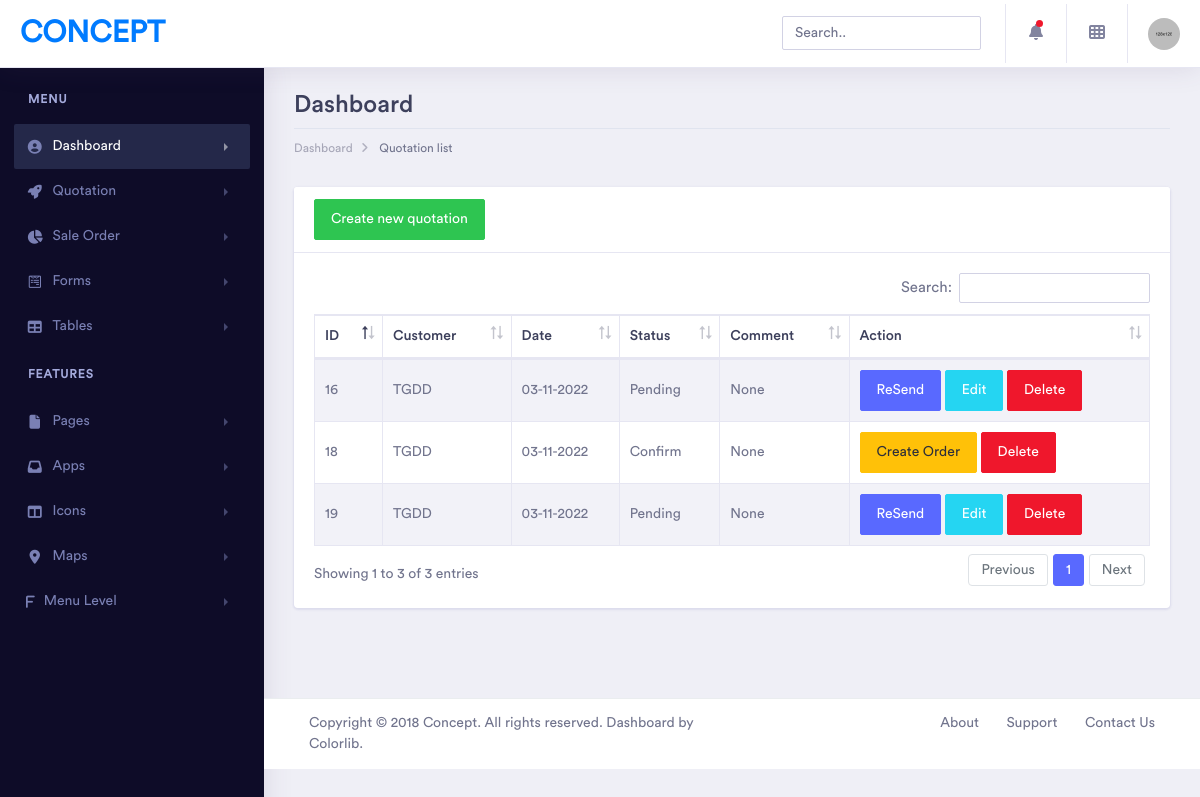
The page /quotation/list on the database as committed earlier.
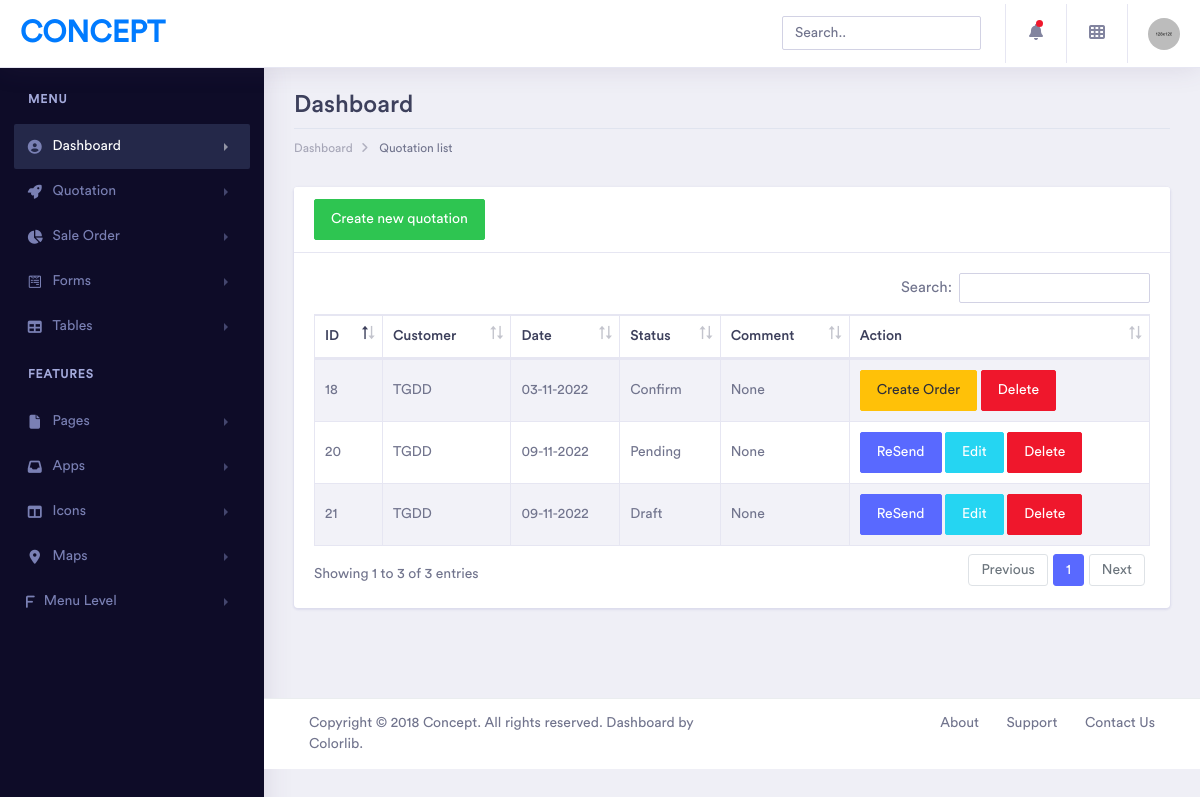
The same page on the database as committed later.
### core/models.py (models this page shows, shortened)
class Quotation(models.Model):
    customer = models.ForeignKey(Customer, on_delete=models.CASCADE)
    status = models.CharField(max_length=50, choices=QUOTATION_STATUS, default='Draft')
    date = models.DateTimeField(default=timezone.now)
    comment = models.CharField(max_length=50, null=True, blank=True)

class Customer(models.Model):
    name = models.CharField(max_length=50)
    def __str__(self):
        return self.name

### core/views.py (the view)
# urls.py: path('quotation/list', quotation_list, name='quotation_list'),
def quotation_list(request):
    return render(request, "quotation/list.html", {'quotations': Quotation.objects.all()})

### core/templates/quotation/list.html (shortened to what this page needs)
{% extends 'base.html' %}
{% block breadcrumb %} Quotation list {% endblock %}
{% block breadcrumb-link %} {% url 'quotation_list' %} {% endblock %}
{% block content %}
<div class="row">
	<div class="col-xl-12 col-lg-12 col-md-12 col-sm-12 col-12">
		<div class="card">
			<div class="card-header">
				<a href="{% url 'quotation_add' %}"><button class="btn btn-success">Create new quotation</button></a>
			</div>
			<div class="card-body">
				<div class="table-responsive">
					<table id="example" class="table table-striped table-bordered second" style="width:100%">
						<thead>
							<tr>
								<th>ID</th>
								<th>Customer</th>
								<th>Date</th>
								<th>Status</th>
								<th>Comment</th>
								<th>Action</th>
							</tr>
						</thead>
						<tbody>
							{% for quotation in quotations %}
							<tr class="tr-shadow" id="{{quotation.id}}">
								<td>{{quotation.id}}</td>
								<td><a href="{% url 'quotation_detail' quotation.id %}">{{quotation.customer}}</a></td>
								<td>{{quotation.date|date:'d-m-Y'}}</td>
								{% if quotation.status == 'Refuse' %}
								<td style="color: red;">{{quotation.status}}</td>
								{% else %}
								<td>{{quotation.status}}</td>
								{% endif %}
								<td>{{quotation.comment}}</td>
								<td>
									<div class="table-data-feature">
										{% if quotation.status == 'Confirm' %}
										<a href="{% url 'sale_order_add' quotation.id %}"><button class="btn btn-warning">Create Order</button></a>
										{% else %}
										<a href="{% url 'quotation_update_status' quotation.id %}"><button class="btn btn-primary">ReSend</button></a>
										<a href="{% url 'quotation_detail' quotation.id %}"><button class="btn btn-info">Edit</button></a>
										{% endif %}
										<a href="{% url 'quotation_delete' quotation.id %}"><button class="btn btn-danger">Delete</button></a>
									</div>
								</td>
							</tr>
							{% endfor %}
						</tbody>
					</table>
				</div>
			</div>
		</div>
	</div>
</div>
{% endblock content %}

### core/templates/base.html (shortened to what this page needs)
{% load static %}
<!doctype html>
<html lang="en">
<head>
	<link rel="stylesheet" href="{% static 'assets/vendor/bootstrap/css/bootstrap.min.css' %}">
	<link rel="stylesheet" href="{% static 'assets/vendor/fonts/circular-std/style.css' %}">
	<link rel="stylesheet" href="{% static 'assets/libs/css/style.css' %}">
	<link rel="stylesheet" href="{% static 'assets/vendor/charts/chartist-bundle/chartist.css' %}">
	<link rel="stylesheet" href="{% static 'assets/vendor/charts/morris-bundle/morris.css' %}">
	<link rel="stylesheet" href="{% static 'assets/vendor/fonts/material-design-iconic-font/css/materialdesignicons.min.css' %}">
	<link rel="stylesheet" href="{% static 'assets/vendor/charts/c3charts/c3.css' %}">
	<link rel="stylesheet" href="{% static 'assets/vendor/fonts/flag-icon-css/flag-icon.min.css' %}">
	<link rel="stylesheet" href="https://cdnjs.cloudflare.com/ajax/libs/font-awesome/6.2.0/css/all.min.css" />
	<link rel="stylesheet" href="{% static 'assets/vendor/datatables/css/dataTables.bootstrap4.css' %}">
	<link rel="stylesheet" href="{% static 'assets/vendor/datatables/css/buttons.bootstrap4.css' %}">
	<link rel="stylesheet" href="{% static 'assets/vendor/datatables/css/select.bootstrap4.css' %}">
	<link rel="stylesheet" href="{% static 'assets/vendor/datatables/css/fixedHeader.bootstrap4.css' %}">
</head>
<body>
	<div class="dashboard-main-wrapper">
		<div class="dashboard-header">
			<nav class="navbar navbar-expand-lg bg-white fixed-top">
				<a class="navbar-brand" href="index.html">Concept</a>
				<div class="collapse navbar-collapse " id="navbarSupportedContent">
					<ul class="navbar-nav ml-auto navbar-right-top">
						<li class="nav-item">
							<div id="custom-search" class="top-search-bar">
								<input class="form-control" type="text" placeholder="Search..">
							</div>
						</li>
						<li class="nav-item dropdown notification">
							<a class="nav-link nav-icons" href="#" id="navbarDropdownMenuLink1" data-toggle="dropdown"
								aria-haspopup="true" aria-expanded="false"><i class="fas fa-fw fa-bell"></i> <span
									class="indicator"></span></a>
						</li>
						<li class="nav-item dropdown connection">
							<a class="nav-link" href="#" id="navbarDropdown" role="button" data-toggle="dropdown" aria-haspopup="true"
								aria-expanded="false"> <i class="fas fa-fw fa-th"></i> </a>
						</li>
						<li class="nav-item dropdown nav-user">
							<a class="nav-link nav-user-img" href="#" id="navbarDropdownMenuLink2" data-toggle="dropdown"
								aria-haspopup="true" aria-expanded="false"><img src="{% static 'assets/images/avatar-1.jpg' %}" alt=""
									class="user-avatar-md rounded-circle"></a>
						</li>
					</ul>
				</div>
			</nav>
		</div>
		<div class="nav-left-sidebar sidebar-dark">
			<div class="menu-list">
				<nav class="navbar navbar-expand-lg navbar-light">
					<div class="collapse navbar-collapse" id="navbarNav">
						<ul class="navbar-nav flex-column">
							<li class="nav-divider">
								Menu
							</li>
							<li class="nav-item ">
								<a class="nav-link active" href="#" data-toggle="collapse" aria-expanded="false"
									data-target="#submenu-1" aria-controls="submenu-1"><i class="fa fa-fw fa-user-circle"></i>Dashboard
									<span class="badge badge-success">6</span></a>
							</li>
							<li class="nav-item">
								<a class="nav-link" href="#" data-toggle="collapse" aria-expanded="false" data-target="#submenu-2"
									aria-controls="submenu-2"><i class="fa fa-fw fa-rocket"></i>Quotation</a>
							</li>
							<li class="nav-item">
								<a class="nav-link" href="#" data-toggle="collapse" aria-expanded="false" data-target="#submenu-3"
									aria-controls="submenu-3"><i class="fas fa-fw fa-chart-pie"></i>Sale Order</a>
							</li>
							<li class="nav-item ">
								<a class="nav-link" href="#" data-toggle="collapse" aria-expanded="false" data-target="#submenu-4"
									aria-controls="submenu-4"><i class="fab fa-fw fa-wpforms"></i>Forms</a>
							</li>
							<li class="nav-item">
								<a class="nav-link" href="#" data-toggle="collapse" aria-expanded="false" data-target="#submenu-5"
									aria-controls="submenu-5"><i class="fas fa-fw fa-table"></i>Tables</a>
							</li>
							<li class="nav-divider">
								Features
							</li>
							<li class="nav-item">
								<a class="nav-link" href="#" data-toggle="collapse" aria-expanded="false" data-target="#submenu-6"
									aria-controls="submenu-6"><i class="fas fa-fw fa-file"></i> Pages </a>
							</li>
							<li class="nav-item">
								<a class="nav-link" href="#" data-toggle="collapse" aria-expanded="false" data-target="#submenu-7"
									aria-controls="submenu-7"><i class="fas fa-fw fa-inbox"></i>Apps </a>
							</li>
							<li class="nav-item">
								<a class="nav-link" href="#" data-toggle="collapse" aria-expanded="false" data-target="#submenu-8"
									aria-controls="submenu-8"><i class="fas fa-fw fa-columns"></i>Icons</a>
							</li>
							<li class="nav-item">
								<a class="nav-link" href="#" data-toggle="collapse" aria-expanded="false" data-target="#submenu-9"
									aria-controls="submenu-9"><i class="fas fa-fw fa-map-marker-alt"></i>Maps</a>
							</li>
							<li class="nav-item">
								<a class="nav-link" href="#" data-toggle="collapse" aria-expanded="false" data-target="#submenu-10"
									aria-controls="submenu-10"><i class="fas fa-f fa-folder"></i>Menu Level</a>
							</li>
						</ul>
					</div>
				</nav>
			</div>
		</div>
		<div class="dashboard-wrapper">
			<div class="dashboard-ecommerce">
				<div class="container-fluid dashboard-content ">
					<div class="row">
						<div class="col-xl-12 col-lg-12 col-md-12 col-sm-12 col-12">
							<div class="page-header">
								<h2 class="pageheader-title">Dashboard</h2>
								<div class="page-breadcrumb">
									<nav aria-label="breadcrumb">
										<ol class="breadcrumb">
											<li class="breadcrumb-item"><a href="{% url 'dashboard' %}" class="breadcrumb-link">Dashboard</a></li>
											<li class="breadcrumb-item active" aria-current="page"><a href="{% block breadcrumb-link %}{% endblock %}">{% block breadcrumb %}{% endblock %}</a></li>
										</ol>
									</nav>
								</div>
							</div>
						</div>
					</div>
					<div class="ecommerce-widget">
						{% block content %}{% endblock %}
					</div>
				</div>
			</div>
			<div class="footer">
				<div class="container-fluid">
					<div class="row">
						<div class="col-xl-6 col-lg-6 col-md-6 col-sm-12 col-12">
							Copyright © 2018 Concept. All rights reserved. Dashboard by <a
								href="https://colorlib.com/wp/">Colorlib</a>.
						</div>
						<div class="col-xl-6 col-lg-6 col-md-6 col-sm-12 col-12">
							<div class="text-md-right footer-links d-none d-sm-block">
								<a href="javascript: void(0);">About</a>
								<a href="javascript: void(0);">Support</a>
								<a href="javascript: void(0);">Contact Us</a>
							</div>
						</div>
					</div>
				</div>
			</div>
		</div>
	</div>
</body>
</html>

Rows that differ between the two databases and show on the page:
removed Quotation: id "16", customer "TGDD", date "03-11-2022", status "Pending", comment "None", shows "ReSend"
removed Quotation: id "19", customer "TGDD", date "03-11-2022", status "Pending", comment "None", shows "ReSend"
added Quotation: id "20", customer "TGDD", date "09-11-2022", status "Pending", comment "None", shows "ReSend"
added Quotation: id "21", customer "TGDD", date "09-11-2022", status "Draft", comment "None", shows "ReSend"
